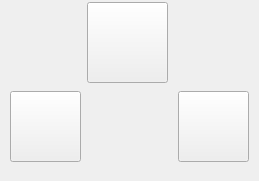
<?xml version="1.0" encoding="UTF-8"?>
<ui version="4.0">
 <class>Option</class>
 <widget class="QWidget" name="Option">
  <property name="geometry">
   <rect>
    <x>0</x>
    <y>0</y>
    <width>259</width>
    <height>181</height>
   </rect>
  </property>
  <property name="windowTitle">
   <string>Form</string>
  </property>
  <widget class="QWidget" name="layoutWidget">
   <property name="geometry">
    <rect>
     <x>10</x>
     <y>-10</y>
     <width>239</width>
     <height>181</height>
    </rect>
   </property>
   <layout class="QGridLayout" name="gridLayout_2">
    <item row="0" column="1">
     <widget class="QPushButton" name="up">
      <property name="minimumSize">
       <size>
        <width>81</width>
        <height>81</height>
       </size>
      </property>
      <property name="maximumSize">
       <size>
        <width>71</width>
        <height>71</height>
       </size>
      </property>
      <property name="styleSheet">
       <string notr="true">border-image: url(:/images/images/place point/up1.png);
border-image: url(:/images/images/place point/up2.png);</string>
      </property>
      <property name="text">
       <string/>
      </property>
     </widget>
    </item>
    <item row="1" column="0">
     <widget class="QPushButton" name="sell">
      <property name="minimumSize">
       <size>
        <width>71</width>
        <height>71</height>
       </size>
      </property>
      <property name="maximumSize">
       <size>
        <width>71</width>
        <height>71</height>
       </size>
      </property>
      <property name="styleSheet">
       <string notr="true">border-image: url(:/images/images/place point/sell.png);</string>
      </property>
      <property name="text">
       <string/>
      </property>
     </widget>
    </item>
    <item row="1" column="1">
     <spacer name="horizontalSpacer_2">
      <property name="orientation">
       <enum>Qt::Horizontal</enum>
      </property>
      <property name="sizeHint" stdset="0">
       <size>
        <width>40</width>
        <height>20</height>
       </size>
      </property>
     </spacer>
    </item>
    <item row="1" column="2">
     <widget class="QPushButton" name="cancel2">
      <property name="minimumSize">
       <size>
        <width>71</width>
        <height>71</height>
       </size>
      </property>
      <property name="maximumSize">
       <size>
        <width>71</width>
        <height>71</height>
       </size>
      </property>
      <property name="styleSheet">
       <string notr="true">border-image: url(:/images/images/place point/cancel.png);</string>
      </property>
      <property name="text">
       <string/>
      </property>
     </widget>
    </item>
   </layout>
  </widget>
 </widget>
 <resources/>
 <connections/>
</ui>
